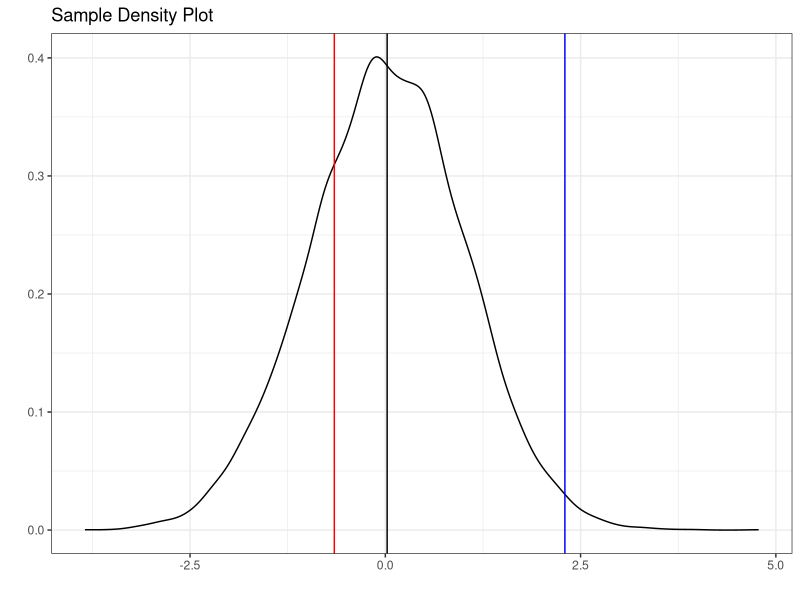

Recreate this plot in R.
## ---- chunk 1
# Load libraries
library(tidyverse)

# Generate random normal data
df_rnd <- as.tibble(rnorm(10000))

df_rnd |>
  ggplot(aes(value)) +
  geom_density() +
  geom_vline(xintercept = quantile(df_rnd$value, prob = 0.25), color = "red") +
  geom_vline(xintercept = quantile(df_rnd$value, prob = 0.50), color = "black") +
  geom_vline(xintercept = quantile(df_rnd$value, prob = 0.99), color = "blue") +
  labs(title = "Sample Density Plot",
       x = "",
       y = "") +
  theme_bw()
## ---- chunk 2
1 + 1
